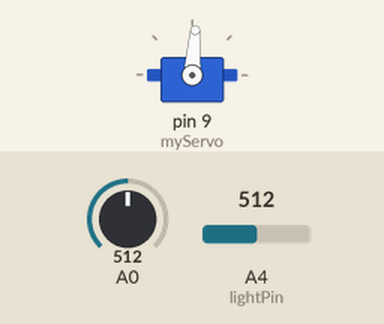
Recording of a sketch running on a simulated Arduino Uno, built with avr-gcc and run on an emulated ATmega328P. Shown: servo. The test bench sets the inputs (shaded band); at power-on: A0 = 512, A4 (lightPin) = 512. What the sketch prints to the serial monitor is not drawn.

Above: at 1.2 s.
1.3 s: A0 set to 531
4.3 s: A0 set to 559
At 5.1 s:
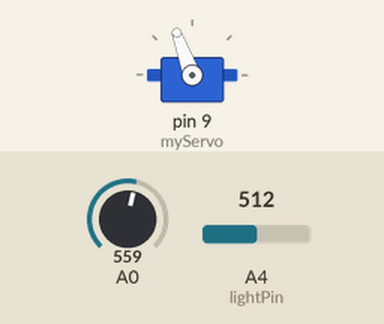
5.9 s: A0 set to 540
At 6.4 s:
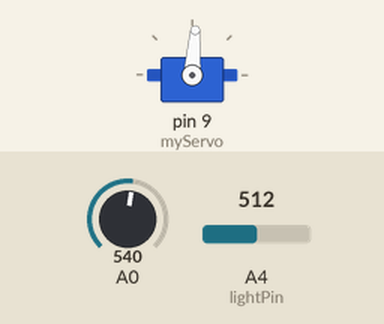
8.9 s: A0 set to 560
At 10.3 s:
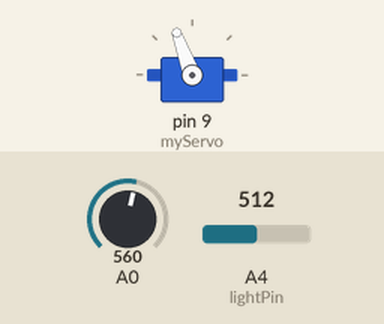
Timing chart, 0 to 11.4 s (numbered marks = the images above; inputs shaded):
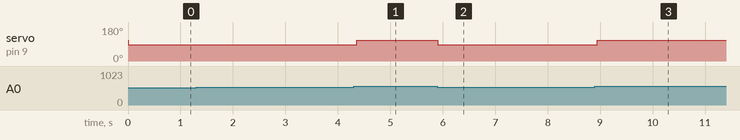

Measured:
- the behaviour switches between 549 and 550 on A0 (found by bisection; images 0 and 1)
- after the input at 4.3 s, servo on pin 9 (myServo): 86° → 110° after 0.07 s
- after the input at 5.9 s, servo on pin 9 (myServo): 110° → 86° at once
- after the input at 8.9 s, servo on pin 9 (myServo): 86° → 110° at once

The sketch:

Dinosaur_Bot.ino
```cpp
// WRITTEN BY KANAN ABDULLAYEV

#include <Servo.h>
#define threshold 550
#define unpress_angle 110
#define press_angle 86

Servo myServo;

int lightPin = A4;
int lightVal;

void setup() {
  Serial.begin(9600);
  myServo.attach(9);
  myServo.write(unpress_angle);
  pinMode(lightPin, INPUT);
}
void loop() {
  lightVal = analogRead(lightPin);
  Serial.println(lightVal);
  myServo.write(unpress_angle);
  delay(1);
  if (analogRead(A0) < threshold) {
    myServo.write(press_angle);
    delay(100);
  }
}

// WRITTEN BY KANAN ABDULLAYEV
```
